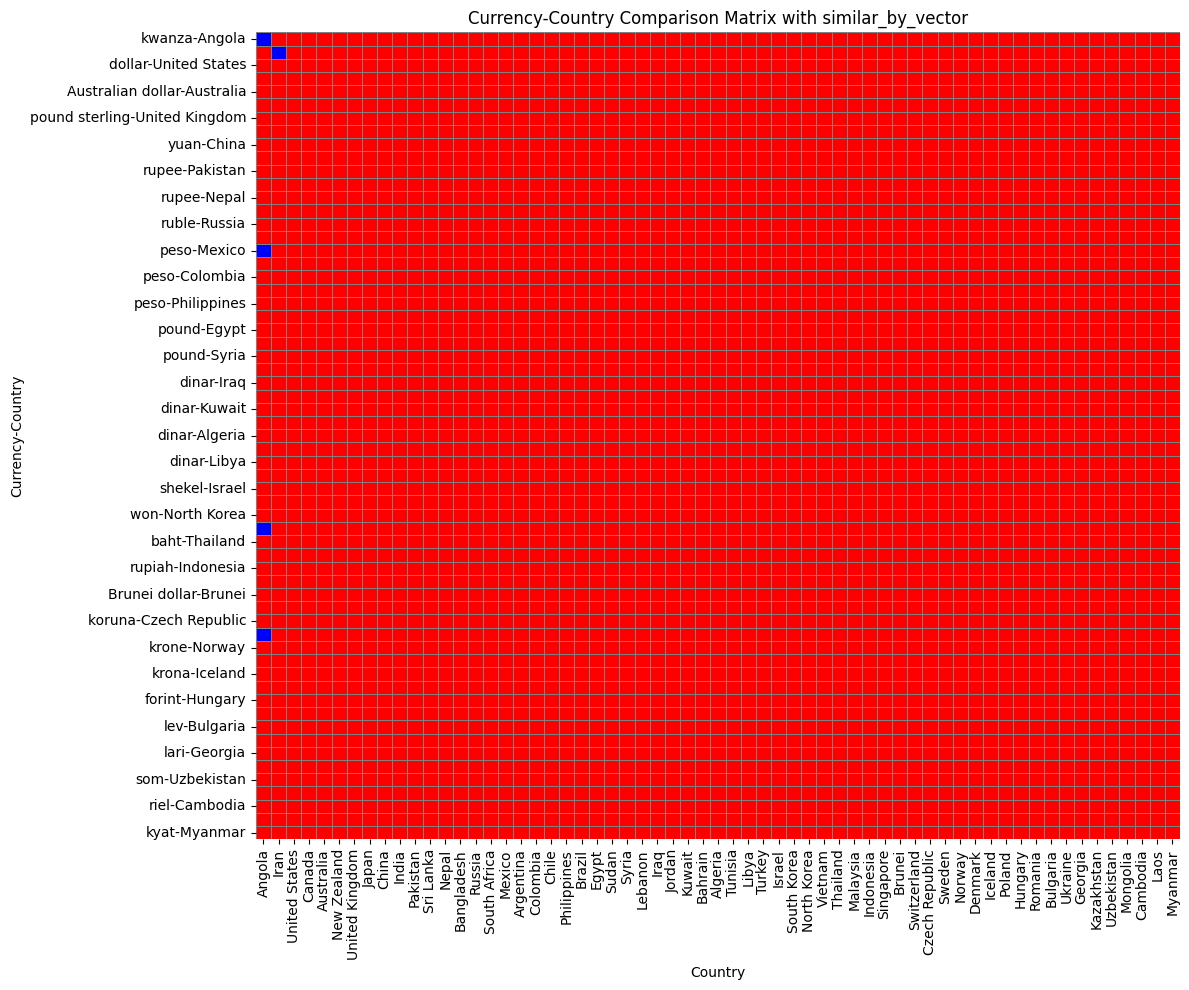

The Python source for this figure:
import seaborn as sns
from tqdm import tqdm
import numpy as np
import pandas as pd
import matplotlib.pyplot as plt

# Caricamento del dataset
input_path = "country_currency_csv.csv"
df = pd.read_csv(input_path)

currency = df['currency'].tolist()
country = df['country'].tolist()

matrix = np.zeros((len(currency), len(country)), dtype=int)

for i in tqdm(range(len(currency)), desc="Processing rows"):
    comp_i = currency[i]
    pos_i = country[i]

    try:
        comp_i_vec = word_vectors[comp_i]
        pos_i_vec = word_vectors[pos_i]

        for j in range(len(country)):
            pos_j = country[j]
            comp_j = currency[j]

            pos_j_vec = word_vectors[pos_j]

            # Vettore risultato analogia: comp_i - pos_i + pos_j
            target_vec = comp_i_vec - pos_i_vec + pos_j_vec

            # Trova parola più simile al vettore risultato
            predicted = word_vectors.similar_by_vector(target_vec, topn=1)[0][0]

            if predicted == comp_j:
                matrix[i, j] = 1

    except KeyError:
        continue  # salta parole non presenti nel vocabolario

# Etichette righe e colonne
index_labels = [f"{c}-{p}" for c, p in zip(currency, country)]
result_df = pd.DataFrame(matrix, index=index_labels, columns=country)

# Visualizzazione heatmap
plt.figure(figsize=(12, 10))
sns.heatmap(result_df, cmap=sns.color_palette(["red", "blue"]), cbar=False, linewidths=0.5, linecolor='gray')
plt.title("Currency-Country Comparison Matrix with similar_by_vector")
plt.xlabel("Country")
plt.ylabel("Currency-Country")
plt.yticks(rotation=0)
plt.tight_layout()
plt.show()

# Statistiche
count_ones = np.sum(matrix == 1)
count_zeros = np.sum(matrix == 0)
total = count_ones + count_zeros
percent_ones = (count_ones / total) * 100

print(f"Conteggio '1': {count_ones}")
print(f"Conteggio '0': {count_zeros}")
print(f"Percentuale '1': {percent_ones:.2f}%")
